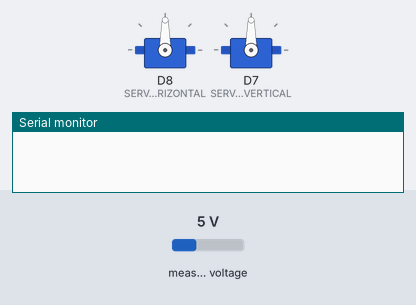
The sketch below on a simulated ESP8266 (Wemos D1 mini). Shown: 2 × servo, the last lines printed to the serial monitor. Inputs (shaded band) come from the test bench; at power-on: measured voltage 5 V.

Above: at 0.15 s.
At 2.45 s:
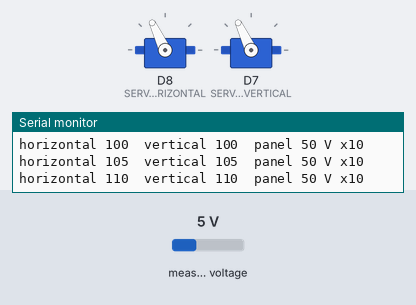
At 4.8 s:
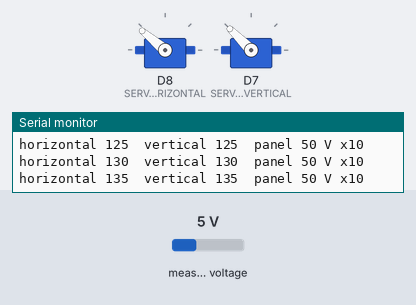
At 9.45 s:
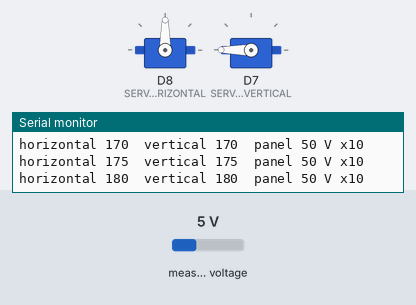
Timing chart, 0 to 12.5 s (numbered marks = the images above):
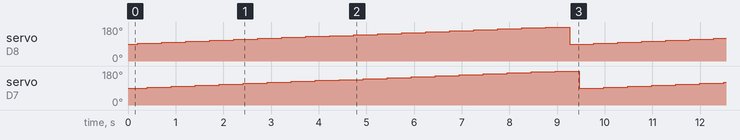

Measured:
- by itself, servo on D8 (SERVO_PIN_HORIZONTAL), servo on D7 (SERVO_PIN_VERTICAL): repeats every 9.6 s: 100° 0.50 s, 105° 0.50 s, 110° 0.50 s, 115° 0.50 s, 120° 0.50 s, 125° 0.50 s, 130° 0.50 s, 135° 0.50 s, 140° 0.50 s, 145° 0.50 s, 150° 0.50 s, 155° 0.50 s, 160° 0.50 s, 165° 0.50 s, 170° 0.50 s, 175° 0.50 s, 180° 0.50 s, 90° 0.50 s, 95° 0.50 s

The sketch:

esp8266-solar-panel-dual-axis-sun-tracker.ino
```cpp
/*
 * Dual-axis solar panel sun tracker
 *
 * Two servos aim a small panel, one on each axis. At every step the sketch
 * nudges an axis, measures the panel's output through an INA219, and keeps the
 * new angle only if the output did not drop — a hill climb on the sun. When an
 * axis starts losing power it reverses direction.
 *
 * Board: ESP8266 (NodeMCU / D1 mini) — the servo pins are D7 and D8
 * Wiring: horizontal servo D8, vertical servo D7, INA219 on I2C
 */

#include <Wire.h>
#include <Servo.h>
#include <Adafruit_INA219.h>

#define SERVO_PIN_HORIZONTAL  D8
#define SERVO_PIN_VERTICAL    D7
#define ANGLE_STEP            5
#define ANGLE_MIN             0
#define ANGLE_MAX             180
#define ANGLE_CENTRE          90

Adafruit_INA219 ina219;
Servo servoHorizontal;
Servo servoVertical;

int angleHorizontal = ANGLE_CENTRE;
int angleVertical = ANGLE_CENTRE;

bool horizontalIncreasing = true;
bool verticalIncreasing = true;

void setup() {
  Serial.begin(9600);

  if (!ina219.begin()) {
    Serial.println("INA219 failed");
    while (true) {
      delay(1000);
    }
  }

  servoHorizontal.attach(SERVO_PIN_HORIZONTAL);
  servoVertical.attach(SERVO_PIN_VERTICAL);
  delay(100);

  servoHorizontal.write(angleHorizontal);
  servoVertical.write(angleVertical);
}

void loop() {
  moveHorizontal();
  moveVertical();

  Serial.print("horizontal ");
  Serial.print(angleHorizontal);
  Serial.print("  vertical ");
  Serial.print(angleVertical);
  Serial.print("  panel ");
  Serial.print(panelVoltage());
  Serial.println(" V x10");
}

// Nudge one servo and keep the move only if the panel did not lose power.
void moveHorizontal() {
  int previousAngle = angleHorizontal;
  int previousPower = panelVoltage();

  angleHorizontal += horizontalIncreasing ? ANGLE_STEP : -ANGLE_STEP;
  clampAngles();
  servoHorizontal.write(angleHorizontal);

  if (panelVoltage() < previousPower) {
    angleHorizontal = previousAngle;
    servoHorizontal.write(angleHorizontal);
    horizontalIncreasing = !horizontalIncreasing;
  }
}

void moveVertical() {
  int previousAngle = angleVertical;
  int previousPower = panelVoltage();

  angleVertical += verticalIncreasing ? ANGLE_STEP : -ANGLE_STEP;
  clampAngles();
  servoVertical.write(angleVertical);

  if (panelVoltage() < previousPower) {
    angleVertical = previousAngle;
    servoVertical.write(angleVertical);
    verticalIncreasing = !verticalIncreasing;
  }
}

// The panel takes a moment to settle after a servo moves, so read after a pause.
int panelVoltage() {
  delay(100);
  return round(ina219.getBusVoltage_V() * 10);
}

void clampAngles() {
  if (angleHorizontal > ANGLE_MAX || angleHorizontal < ANGLE_MIN) {
    angleHorizontal = ANGLE_CENTRE;
  }
  if (angleVertical > ANGLE_MAX || angleVertical < ANGLE_MIN) {
    angleVertical = ANGLE_CENTRE;
  }
}
```
